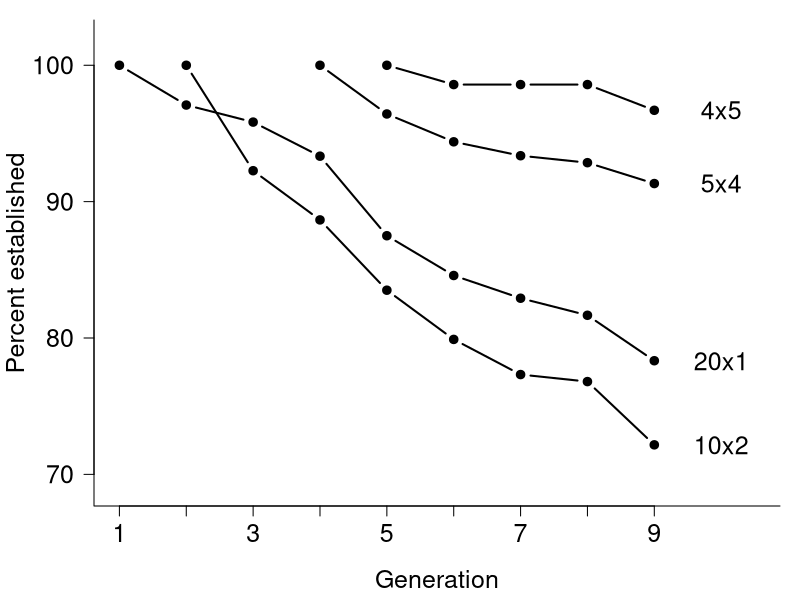
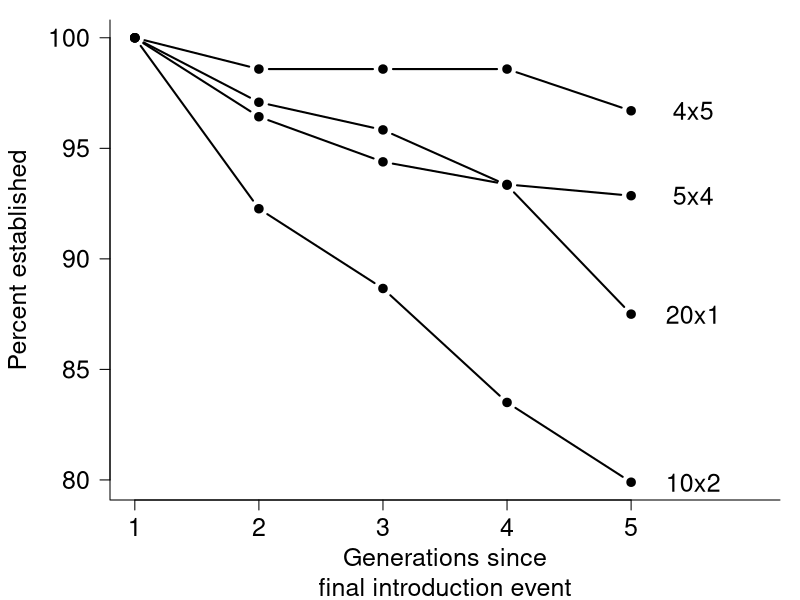

These charts were generated, in order, by the following R code:
### Title: establishment-through-time

#### Load libraries ####
# Clear environment if necessary
# rm(list=ls())

library(tidyr)
library(dplyr)
library(viridis)

#### Read experiment data ####
b <- read.csv("data/clean-establishment-data.csv", stringsAsFactors = FALSE) %>%
  filter(gap == FALSE) %>%
  select(ID, size, number, extant1, extant2, extant3, extant4, extant5, extant6, extant7, extant8, extant9) %>%
  gather(key = generation, value = extant, -c(1, 2, 3)) %>%
  group_by(size, number, generation) %>%
  summarize(establish_prop = mean(extant)) %>%
  spread(key = generation, value = establish_prop) %>%
  mutate(intro_regime = paste(size, number, sep = "x")) %>%
  ungroup() %>%
  arrange(number) %>%
  select(12, 3:11) %>%
  as.data.frame()
b

# Set the time points where populations were sustained by additinoal introductions to NA so they don't plot
b[2, 2] <- NA
b[3, 2:4] <- NA
b[4, 2:5] <- NA

pdf("figures/experiment-time-series-establishment-proportion-absolute-time-type.pdf", height=5, width=6)
par(mar = c(4.7, 4.7, 1, 1), family = "Helvetica", mgp = c(3.3, 1, 0))

matplot(x = 1:9, y = 100*t(b[, -1]), 
        lty = 1, 
        pch = 19, 
        lwd = 2, 
        col = 1, 
        type = "b", 
        xlab = "Generation", 
        ylab = "Percent established", 
        xaxt = "n", 
        yaxt = "n", 
        xlim = c(1, 10.5), 
        ylim = c(69, 102),
        bty = "L",
        cex.lab = 1.5)

axis(side = 1, at = 1:9, labels = c(1, NA, 3, NA, 5, NA, 7, NA, 9), cex.axis = 1.5)
axis(side = 2, at = c(70, 80, 90, 100), las = 1, cex.axis = 1.5)

text(x = 10, y = 100 * b[, ncol(b)], labels = b[, 1], cex = 1.5)

dev.off()


#### Establishment when assessed at relative time points ####

b <- read.csv("data/clean-establishment-data.csv", stringsAsFactors = FALSE) %>%
  filter(gap == FALSE) %>%
  select(ID, size, number, extant_1_after, extant_2_after, extant_3_after, extant_4_after, extant_5_after) %>%
  gather(key = generation, value = extant, -c(1, 2, 3)) %>%
  group_by(size, number, generation) %>%
  summarize(establish_prop = mean(extant)) %>%
  spread(key = generation, value = establish_prop) %>%
  mutate(intro_regime = paste(size, number, sep = "x")) %>%
  ungroup() %>%
  arrange(number) %>%
  select(ncol(.), 3:(ncol(.)-1)) %>%
  as.data.frame()
b

pdf("figures/experiment-time-series-establishment-proportion-relative-time-type.pdf", height=5, width=6)
par(mar = c(5, 5.5, 1, 1), family = "Helvetica", mgp = c(4, 1, 0))

matplot(x = 1:5, y = 100*t(b[, -1]), 
        lty = 1, 
        pch = 19, 
        lwd = 2, 
        col = 1, 
        type = "b", 
        xlab = "Generations since\nfinal introduction event", 
        ylab = "Percent established", 
        xaxt = "n", 
        yaxt = "n", 
        xlim = c(1, 6), 
        bty = "L",
        cex.lab = 1.5)

axis(side = 1, at = 1:5, cex.axis = 1.5)
axis(side = 2, las = 1, cex.axis = 1.5)
text(x = 5.5, y = 100 * b[, ncol(b)], labels = b[, 1], cex = 1.5)
dev.off()
